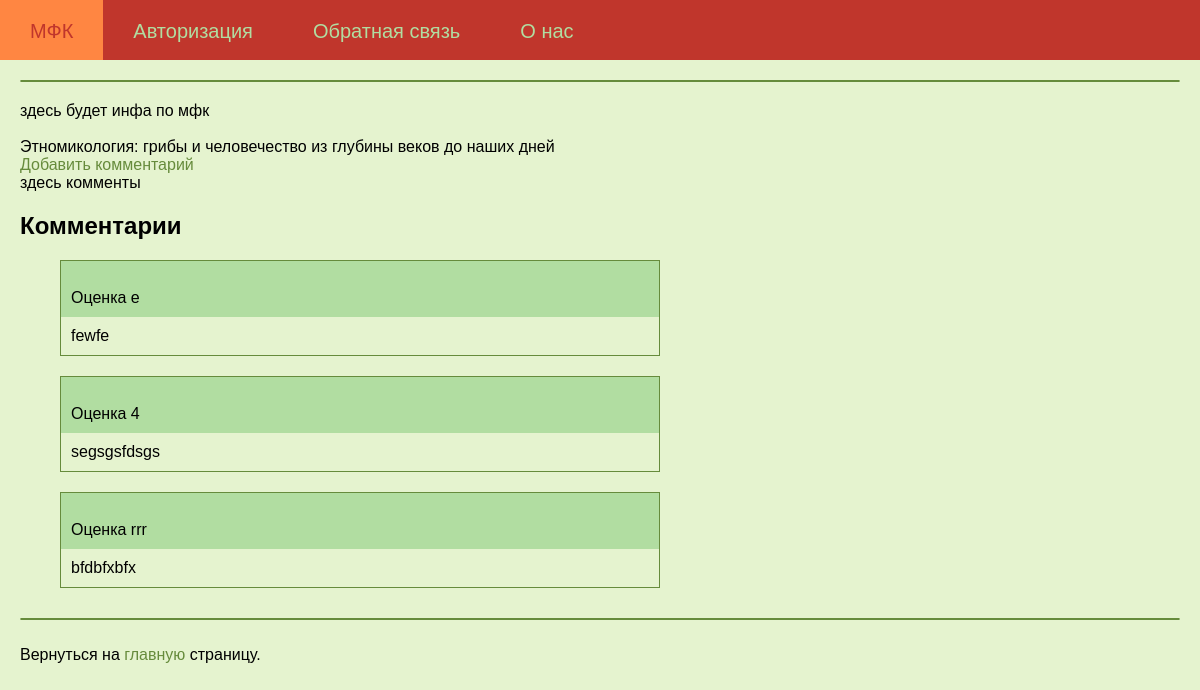
The page /mfk/52 on the database its author committed.
### tables this page shows
CREATE TABLE mfk (
id integer PRIMARY KEY AUTOINCREMENT,
name text,
faculty text,
online text,
openclose text,
score text
);

CREATE TABLE comments (
id integer PRIMARY KEY AUTOINCREMENT,
username text,
text text,
mfkname text,
score text
);

### testApp.py (the view)
@app.route("/mfk/<alias>", methods=['GET', 'POST'])
def showMfk(alias):
    mfk = dbase.getMfk(alias)
    if not mfk:
        abort(404)
        abort(404)
    my_comments = dbase.getComment(alias)
    for my in my_comments:
        print("comments = ", my)
    print("altype = ", type(alias))
    print("comments = ", mfk)
    return render_template('mfk.html', menu=menu, mfk=mfk, alias=alias, my_comments=dbase.getComment(alias))

### FDataBase.py (called while the page is built)
    def getMfk(self, alias):
        try:
            self.__cur.execute(f"SELECT name, faculty, online FROM mfk WHERE id LIKE '{alias}' LIMIT 1")
            res = self.__cur.fetchone()
            if res:
                return res
        except sqlite3.Error as e:
            print("Ошибка получения статьи из БД " + str(e))
        return (False, False)

    def getComment(self, alias):
        try:
            self.__cur.execute(f"SELECT username, text, mfkname, score FROM comments WHERE mfkname LIKE {alias}")
            res = self.__cur.fetchall()
            if res:
                return res
        except sqlite3.Error as e:
            print("Ошибка получения статьи из БД " + str(e))
        return ()

### testApp.py (called while the page is built)
def connect_db():
    conn = sqlite3.connect(app.config['DATABASE'])
    conn.row_factory = sqlite3.Row
    return conn

def get_db():
    if not hasattr(g, 'link_db'):
        g.link_db = connect_db()
    return g.link_db

@app.before_request
def before_request():
    global dbase
    db = get_db()
    dbase = FDataBase(db)

### templates/mfk.html (shortened to what this page needs)
{% extends 'index.html' %}
{% block content %}
здесь будет инфа по мфк <br>
    <br>{{ mfk.name }}
<br>
    <a class="my_a" href="{{ url_for('addComment', alias=alias)}}">Добавить комментарий</a>
<br>
здесь комменты
<br>
    <h2>Комментарии</h2>
    <ul class="list-posts">
        {% for m in my_comments %}
            <li>
                <p class="title">
                    <br>Оценка&nbsp;{{m.score}}
                </p>
                <p class="annonce">{{ m.text }}</p>
            </li>
        {% endfor %}
    </ul>
{% endblock %}

### static/css/style.css (style rules this page uses)
body { font-family: 'Arial'; margin: 0px; padding 0px; height: 100%; width: 100%; background-color: #E5F3CF; }
a { color: #B1DDA1; text-decoration: none; }
ul.list-posts { list-style: none; margin: 0; padding 0; max-width: 600px; }
ul.list-posts li { margin: 20px 0 0 0; border: 1.5px solid #668B3C; }
.my_a { color: #668B3C; }
ul.list-posts .title { margin: 0; padding: 10px; background: #B1DDA1; }
ul.list-posts .annonce { margin: 0; padding: 10px; background: #E5F3CF; }
:root { --primary-colour: #E5F3CF; --secondary-colour: hsl(38 90% 55%); --star-colour: hsl(38 90% 55%); }

### rows shown on the page
mfk: name "Этномикология: грибы и человечество из глубины веков до наших дней"
comments: score "e", text "fewfe"
comments: score "4", text "segsgsfdsgs"
comments: score "rrr", text "bfdbfxbfx"

### other values the page prints
{{ m.title }} "МФК" "Авторизация" "Обратная связь" "О нас"
